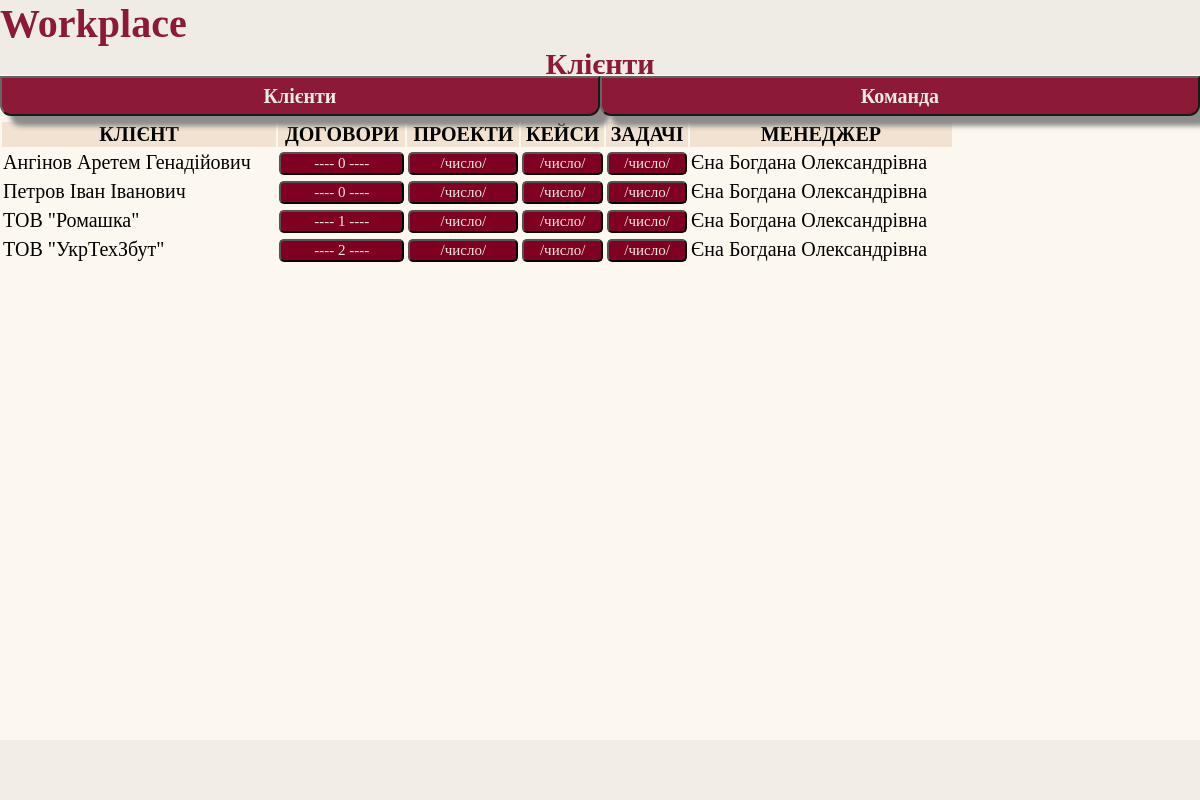
/Clients/, run on the app's committed database.
### Clients/models.py (models this page shows, shortened)
class ClientsInfo(models.Model):
    def renamed_foto_location(self, filename: str) -> str:
        filebase, extension = filename.split('.')
        filebase = slugify(f'{self.client_name}')
        return 'Clients/images/client_foto/%s.%s' % (filebase, extension)
    client_name = models.CharField(
        blank=False,
        db_column='client_name',
        help_text="Введіть ПІБ (для ФО) або найменування (для ЮО) клієнта",
        null=False,
        max_length=400,
        verbose_name="назва клієнта",)
    client_taxID = models.CharField(
        blank=True,
        db_column='client_taxID',
        help_text="Введіть РКНОПП (для ФО) або ЄДРПОУ (для ЮО) клієнта",
        max_length=15,
        verbose_name="реєстраційний номер клієнта клієнта",
        unique=True,)
    client_responsible_employee = models.ForeignKey(
        Employees.models.EmployeesInfo,
        on_delete=models.PROTECT,
        db_column='client_responsible_employee',
        verbose_name="відповідальний працівник",)
    client_legal_address = models.CharField(
        blank=False,
        db_column='client_legal_address',
        help_text="Введіть юридичну адресу клієнта (в форматі, що допустимий для процесуальних документів)",
        null=False,
        max_length=500,
        verbose_name="юридична адреса клієнта",)
    client_postal_address = models.CharField(
        blank=False,
        db_column='client_postal_address',
        help_text="Введіть поштову адресу клієнта (в форматі, що допустимий для процесуальних документів)",
        null=False,
        max_length=500,
        verbose_name="поштова адреса клієнта",)
    client_foto=models.ImageField(
        blank=True,
        db_column='client_foto',
        help_text="Завантажте фото клієнта (світлина, логотип, тощо)",
        null=True,
        verbose_name="фото клієнта",
        upload_to=renamed_foto_location)
    client_other_info = models.TextField(
        blank=True,
        db_column='client_other_info',
        verbose_name='Додаткова інформація про клієнта',)
    class Meta:
        ordering = ['client_name',]
        verbose_name = 'Клієнт'
        verbose_name_plural = 'Клієнти'
        db_table = 'ClientsInfo'

### Employees/models.py (models this page shows, shortened)
class EmployeesInfo(models.Model):
    def renamed_foto_location(self, filename: str) -> str:
        filebase, extension = filename.split('.')
        filebase = slugify(f'{self.last_name} {self.first_name} {self.patronymic}')
        return 'Employees/images/personal_foto/%s.%s' % (filebase, extension)
    def __str__(self):
        return f'{self.full_name}'
    last_name = models.CharField(
        blank=False,
        db_column='employee_last_name',
        help_text="Введіть прізвище працівника",
        null=False,
        max_length=200,
        validators=[Employees.validators.validator_name],
        verbose_name="прізвище",)
    first_name = models.CharField(
        blank=False,
        db_column='employee_first_name',
        help_text="Введіть ім'я працівника",
        null=False,
        max_length=200,
        validators=[Employees.validators.validator_name],
        verbose_name="ім'я",)
    patronymic = models.CharField(
        max_length=200,
        null=False,
        blank=False,
        verbose_name="по-батькові",
        help_text="Введіть по-батькові працівника",
        validators=[Employees.validators.validator_name],
        db_column='employee_patronymic')
    full_name = models.CharField(
        max_length=500,
        null=False,
        blank=False,
        verbose_name="ПІБ",
        db_column='employee_full_name',
        editable=False,
        unique=True)
    gender = models.CharField(
        max_length=10,
        verbose_name="стать",
        help_text="Оберіть стать працівника",
        db_column='employee_gender',
        default='Не визначено',
        choices=Employees.vocabularies.Gender.choices)
    birth_date = models.DateField(
        blank=True,
        verbose_name="дата народження",
        help_text="Оберіть дату народження працівника",
        validators=[VBworkspace.validators.validator_birth_date],
        db_column='employee_birth_date')
    position=models.CharField(
        max_length=100,
        null=False,
        blank=False,
        verbose_name="посада",
        help_text="Оберіть посаду, на якій перебуває працівник",
        db_column='employee_position',
        choices=Employees.vocabularies.Position.choices)
    foto=models.ImageField(
        blank=False,
        db_column='employee_foto',
        help_text="Завантажте фото працівника",
        null=True,
        verbose_name="фото",
        upload_to=renamed_foto_location)
    other_info = models.TextField(
        blank=True,
        verbose_name='Додаткова інформація',
        db_column='other_info',
    )
    class Meta:
        ordering = ['full_name',]
        verbose_name = 'Досьє працівника'
        verbose_name_plural = 'Досьє працівників'
        db_table = 'EmployeeInfo'

### Clients/views.py (the view)
# urls.py: path('', views.clients_mainlist, name='clients_mainlist'),
def clients_mainlist(request):
    clients = ClientsInfo.objects.all().order_by('client_name')
    agreements,activities = {}, {}
    for client in clients:
        agreements[client.pk] = ClientAgreements.objects.filter(client_id=client.pk)
    return render(request, 'Clients/1.2_clients_general.html', context={
        'clients' : clients,
        'agreements' : agreements})

### Clients/views.py (called while the page is built)
@register.filter
def get_item(dictionary, key):
    return dictionary.get(key)

### Clients/templates/Clients/1.2_clients_general.html (shortened to what this page needs)
{% extends "0_base_site.html" %}
{% block static %} rel="stylesheet" href='/../../static/styles/1_style_general.css'{% endblock %}
{% block page %} Клієнти {% endblock %}
{% block body %}
    <table>
      <tr>
        <th>Клієнт</th>
        <th>Договори</th>
        <th>Проекти</th>
        <th>Кейси</th>
        <th>Задачі</th>
        <th>Менеджер</th>
      </tr>
      {% for client in clients %}
        <tr>
          <td>
            <a href="{% url 'Clients:client_cv' client.id %}">{{client.client_name}}
          </td>
          <td>
            <button class="table_button">---- {{ agreements | get_item:client.id | length}} ----</button>
          </td>
          <td>
            <button class="table_button">/число/</button>
          </td>
          <td>
            <button class="table_button">/число/</button>
          </td>
          <td>
            <button class="table_button">/число/</button>
          </td>
          <td>
            <a href="{% url 'Employees:employee_cv' client.client_responsible_employee.id %}" class="cv_photo_href">
            {{client.client_responsible_employee}}
          </td>
        </tr>
      {% endfor %}
    </table>
{% endblock %}

### static/styles/1_style_general.css (style rules this page uses)
body { background-color: var(--general_bg_color); margin-top: 100px; margin-left: 0; font-family: MainFont, serif; }
table { margin-top: 120px; font-size: 20px; width: 80%; border-color: 5px var(--company_bg_color); }
th { text-transform: uppercase; background-color: var(--table_header_color); }
.table_button { width: 100%; height: max-content; font-family: MainFont, serif; font-size: 15px; background-color: var(--company_bg_color); color: var(--company_color); border-radius: 5px; }
a:link, a:visited { font-family: TitleFont, serif; color: black; text-decoration: none; }

### data on the page
ClientsInfo: client_name "Ангінов Аретем Генадійович", id "0", client_responsible_employee "Єна Богдана Олександрівна"
ClientsInfo: client_name "Петров Іван Іванович", id "0", client_responsible_employee "Єна Богдана Олександрівна"
ClientsInfo: client_name "ТОВ \"Ромашка\"", id "1", client_responsible_employee "Єна Богдана Олександрівна"
ClientsInfo: client_name "ТОВ \"УкрТехЗбут\"", id "2", client_responsible_employee "Єна Богдана Олександрівна"
